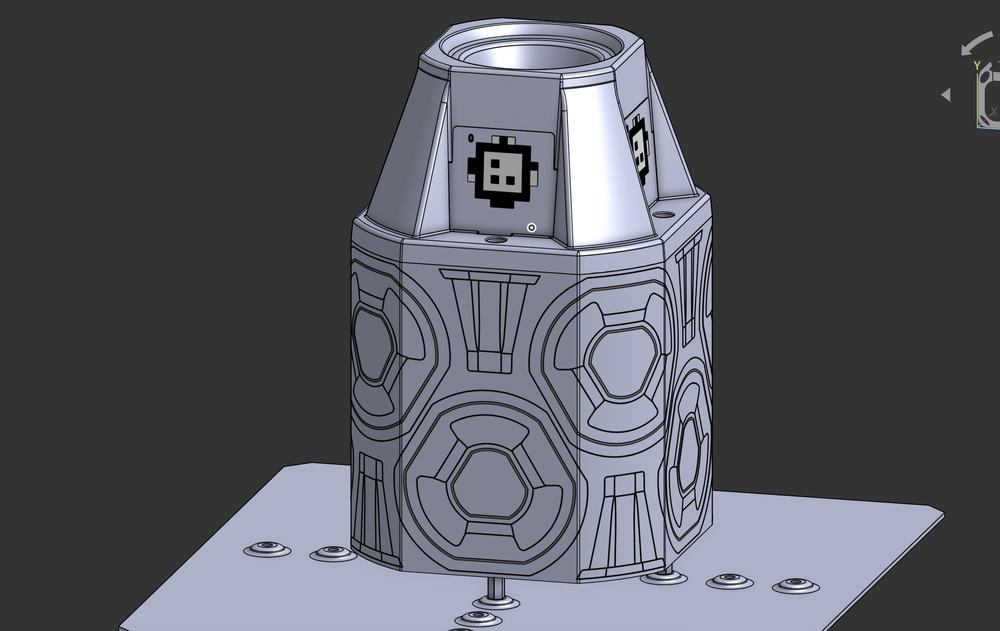
#> input picture apriltag-real.png, 1000 x 631 px, shrunk from 2102 x 1326 before the run
$ python apriltag_from_image.py
#> lines starting #> are read from the running program, lines starting #| are printed output that depends on the picture
import cv2
from pupil_apriltags import Detector

img = cv2.imread("apriltag-real.png")
#> img is the input picture: shape (631, 1000, 3); mean B, G, R 93.8, 87.2, 85.7
grey_image = cv2.cvtColor(img, cv2.COLOR_BGR2GRAY)
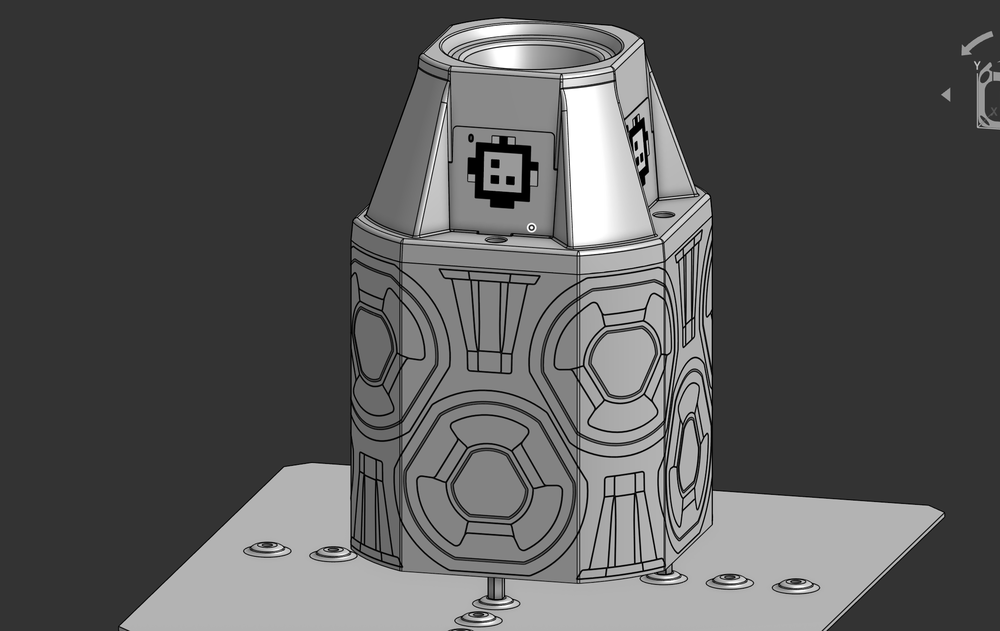
#> grey_image: shape (631, 1000); min 0, max 255, mean 87.5


#> (the run stopped early here; a loop or call above may not have finished)
